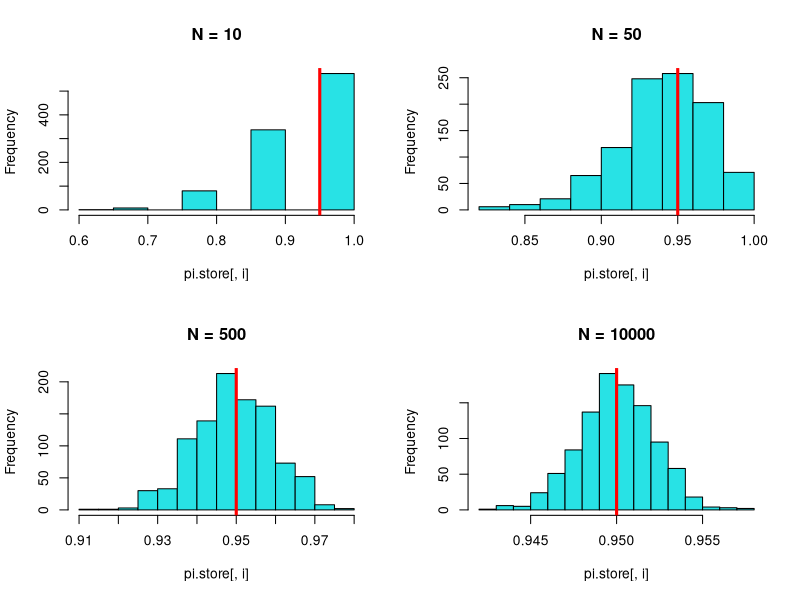
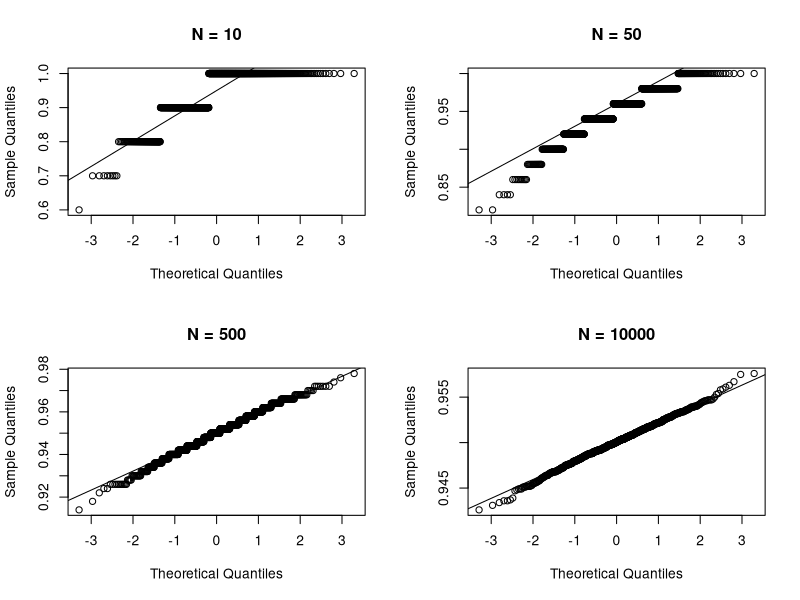

Reproduce these figures in R, in order.
M <- 1000                  # number of Monte Carlo simulations
pi.store <- matrix(NA,M,4) # storage matrix for the MLEs
true.pi <- 0.95      # true value of pi that generates Y ~ Bernoulli(true.pi)


N.vec <- c(10, 50, 500, 10000)
# loop over sample size
for (j in 1:4){
  N <- N.vec[j]
  # The Monte Carlo simulations
  for (i in 1:M){
    y <- rbinom(N,1,true.pi) # take a sample from the distribution of Y
    pi.hat <- sum(y)/N       # calculate the MLE
    pi.store[i,j] <- pi.hat  # store the MLE from this Monte Carlo sample
  }
}


par(mfrow=c(2,2))
for (i in 1:4){
  main.string = paste("N =", N.vec[i])
  hist(pi.store[,i], col=5, main=main.string)
  abline(v=true.pi, col="red", lwd=3)
}


# NOTE: you need to uncomment the line below that is appropriate
# for your system

 windows()      # MS Windows 
# X11()         # Unix/Linux/MacOS X
# Macintosh()   # MacOS 8/9

par(mfrow=c(2,2))
for (i in 1:4){
  main.string = paste("N =", N.vec[i])
  qqnorm(pi.store[,i], main=main.string)
  qqline(pi.store[,i])
}
